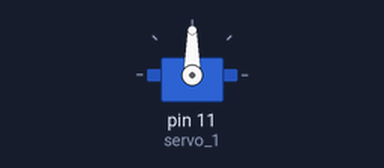
Bench run of a sketch on a simulated Arduino Uno, built with avr-gcc and run on an emulated ATmega328P. On the bench: servo.

Above: at 0.05 s.
At 1.5 s:
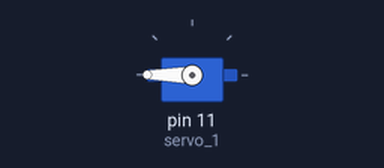
At 3.0 s:
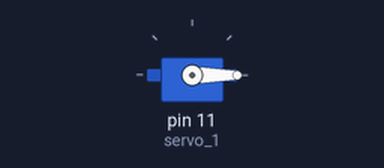
Timing chart, 0 to 6.9 s (numbered marks = the images above):
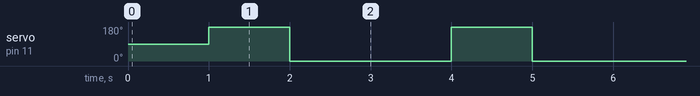

Measured:
- by itself, servo on pin 11 (servo_1): alternates 180° for 1.0 s and 0° for 2.0 s

The sketch:

MOTOR_OF_THE_SERVO.ino
```cpp
#include <Servo.h>

Servo servo_1;

void setup()
{
  servo_1.attach(11);


}

void loop()
{


  delay(1000);

  servo_1.write(180);

   delay(1000);

  servo_1.write(0);

  delay(1000);


}
```
